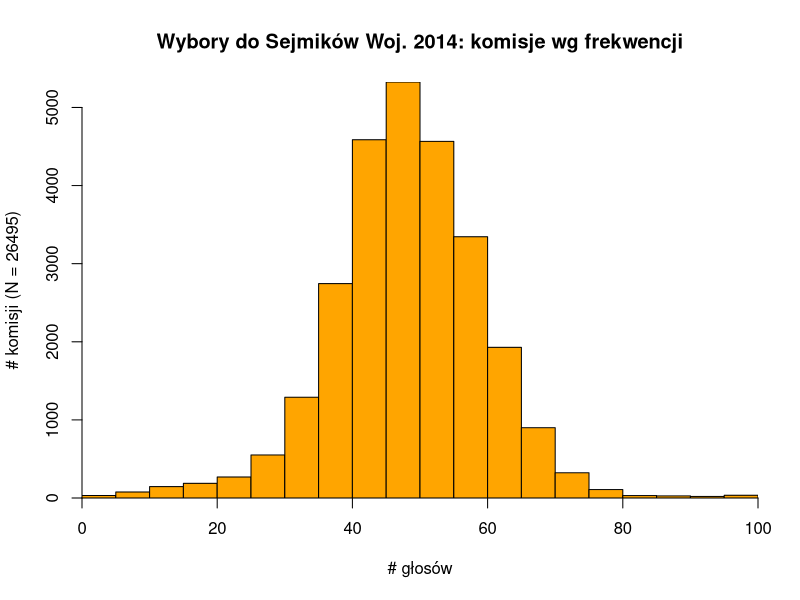
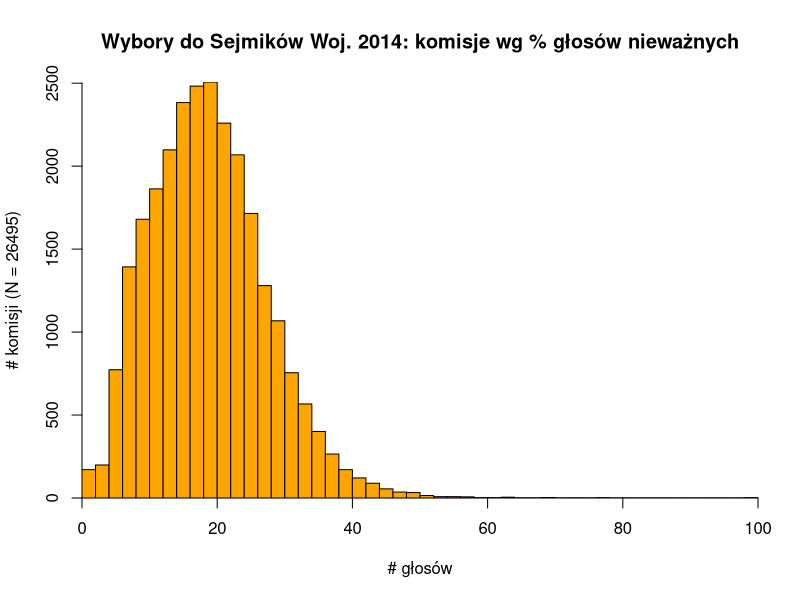

R code for these plots, in order:
d <- read.csv("komisje-frekwencja-ws2014.csv", sep = ';',  header=T, na.string="NA");
str(d)

pdf(file="komisje-frekwencja-ws2014.pdf", onefile = TRUE);
hist(d$freq, breaks=seq(0, 100, by=5),
       freq=TRUE,col="orange",main="Wybory do Sejmików Woj. 2014: komisje wg frekwencji",
       xlab="# głosów",ylab="# komisji (N = 26495)",yaxs="i",xaxs="i")


hist(d$pgnw, breaks=seq(0, 100, by=2),
       freq=TRUE,col="orange",main="Wybory do Sejmików Woj. 2014: komisje wg % głosów nieważnych",
       xlab="# głosów",ylab="# komisji (N = 26495)",yaxs="i",xaxs="i")

dev.off()
